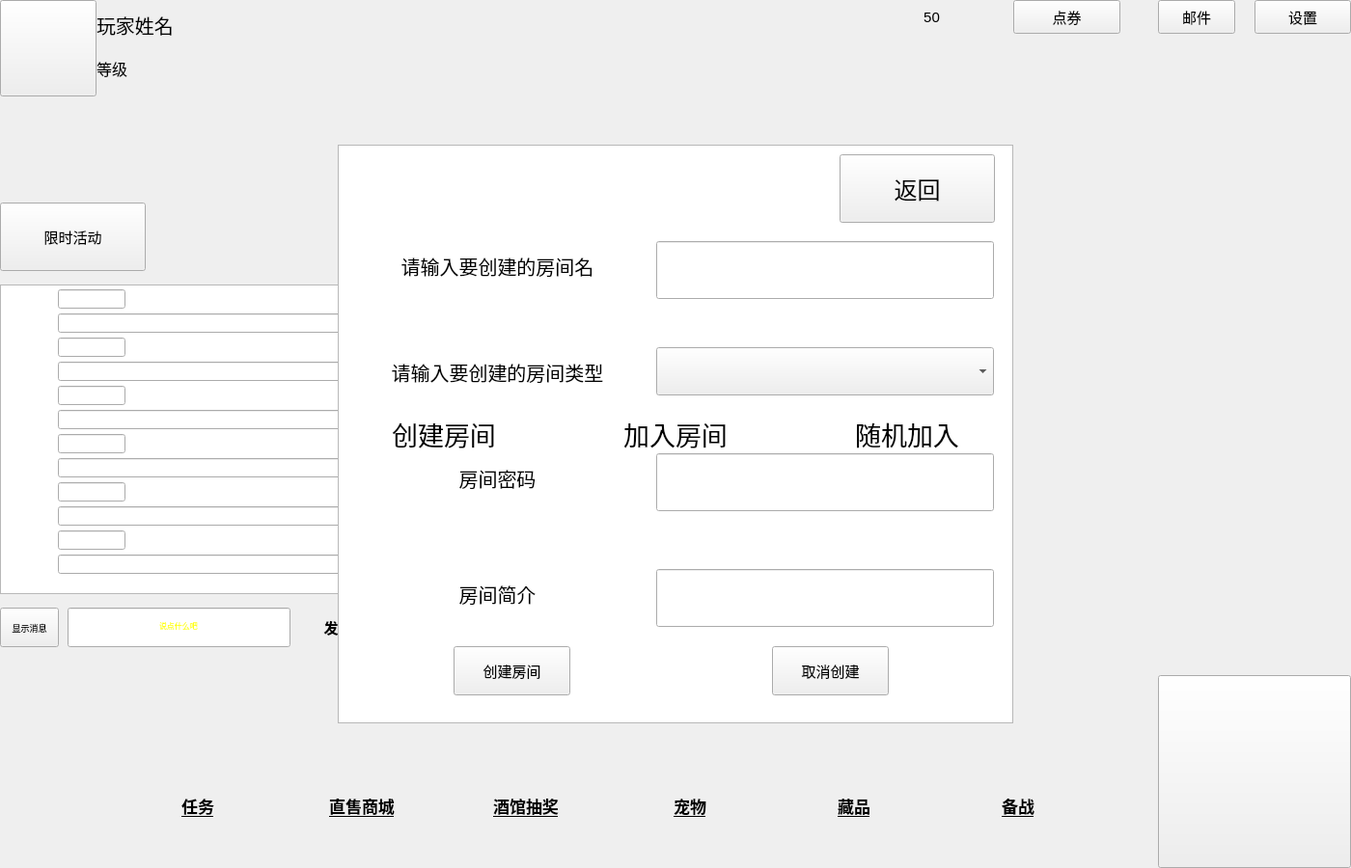
<?xml version="1.0" encoding="UTF-8"?>
<ui version="4.0">
 <class>Game_MainPage</class>
 <widget class="QMainWindow" name="Game_MainPage">
  <property name="geometry">
   <rect>
    <x>0</x>
    <y>0</y>
    <width>1400</width>
    <height>900</height>
   </rect>
  </property>
  <property name="font">
   <font>
    <pointsize>11</pointsize>
   </font>
  </property>
  <property name="cursor">
   <cursorShape>ArrowCursor</cursorShape>
  </property>
  <property name="windowTitle">
   <string>MainWindow</string>
  </property>
  <widget class="QWidget" name="centralwidget">
   <widget class="QPushButton" name="pushButton_Touxiang">
    <property name="geometry">
     <rect>
      <x>0</x>
      <y>0</y>
      <width>100</width>
      <height>100</height>
     </rect>
    </property>
    <property name="text">
     <string/>
    </property>
   </widget>
   <widget class="QLabel" name="label_name">
    <property name="geometry">
     <rect>
      <x>100</x>
      <y>0</y>
      <width>161</width>
      <height>51</height>
     </rect>
    </property>
    <property name="font">
     <font>
      <pointsize>15</pointsize>
     </font>
    </property>
    <property name="text">
     <string>玩家姓名</string>
    </property>
    <property name="alignment">
     <set>Qt::AlignLeading|Qt::AlignLeft|Qt::AlignVCenter</set>
    </property>
   </widget>
   <widget class="QLabel" name="label_level">
    <property name="geometry">
     <rect>
      <x>100</x>
      <y>60</y>
      <width>101</width>
      <height>21</height>
     </rect>
    </property>
    <property name="font">
     <font>
      <pointsize>12</pointsize>
     </font>
    </property>
    <property name="text">
     <string>等级</string>
    </property>
    <property name="alignment">
     <set>Qt::AlignLeading|Qt::AlignLeft|Qt::AlignVCenter</set>
    </property>
   </widget>
   <widget class="QLabel" name="label_Gold">
    <property name="geometry">
     <rect>
      <x>900</x>
      <y>0</y>
      <width>131</width>
      <height>35</height>
     </rect>
    </property>
    <property name="text">
     <string>50</string>
    </property>
    <property name="alignment">
     <set>Qt::AlignCenter</set>
    </property>
   </widget>
   <widget class="QPushButton" name="pushButton_Dianquan">
    <property name="geometry">
     <rect>
      <x>1050</x>
      <y>0</y>
      <width>111</width>
      <height>35</height>
     </rect>
    </property>
    <property name="text">
     <string>点券</string>
    </property>
   </widget>
   <widget class="QPushButton" name="pushButton_Email">
    <property name="geometry">
     <rect>
      <x>1200</x>
      <y>0</y>
      <width>80</width>
      <height>35</height>
     </rect>
    </property>
    <property name="text">
     <string>邮件</string>
    </property>
   </widget>
   <widget class="QPushButton" name="pushButton_Settings">
    <property name="geometry">
     <rect>
      <x>1300</x>
      <y>0</y>
      <width>100</width>
      <height>35</height>
     </rect>
    </property>
    <property name="text">
     <string>设置</string>
    </property>
   </widget>
   <widget class="QPushButton" name="pushButton_StratGame">
    <property name="geometry">
     <rect>
      <x>1200</x>
      <y>700</y>
      <width>200</width>
      <height>200</height>
     </rect>
    </property>
    <property name="minimumSize">
     <size>
      <width>200</width>
      <height>200</height>
     </size>
    </property>
    <property name="maximumSize">
     <size>
      <width>200</width>
      <height>200</height>
     </size>
    </property>
    <property name="font">
     <font>
      <pointsize>21</pointsize>
     </font>
    </property>
    <property name="text">
     <string/>
    </property>
   </widget>
   <widget class="QPushButton" name="pushButton_Task">
    <property name="geometry">
     <rect>
      <x>120</x>
      <y>770</y>
      <width>170</width>
      <height>130</height>
     </rect>
    </property>
    <property name="font">
     <font>
      <pointsize>13</pointsize>
      <bold>true</bold>
      <underline>true</underline>
     </font>
    </property>
    <property name="text">
     <string>任务</string>
    </property>
    <property name="flat">
     <bool>true</bool>
    </property>
   </widget>
   <widget class="QPushButton" name="pushButton_Shopping">
    <property name="geometry">
     <rect>
      <x>290</x>
      <y>770</y>
      <width>170</width>
      <height>130</height>
     </rect>
    </property>
    <property name="font">
     <font>
      <pointsize>13</pointsize>
      <bold>true</bold>
      <underline>true</underline>
     </font>
    </property>
    <property name="text">
     <string>直售商城</string>
    </property>
    <property name="flat">
     <bool>true</bool>
    </property>
   </widget>
   <widget class="QPushButton" name="pushButton_Choujiang">
    <property name="geometry">
     <rect>
      <x>460</x>
      <y>770</y>
      <width>170</width>
      <height>130</height>
     </rect>
    </property>
    <property name="font">
     <font>
      <pointsize>13</pointsize>
      <bold>true</bold>
      <underline>true</underline>
     </font>
    </property>
    <property name="text">
     <string>酒馆抽奖</string>
    </property>
    <property name="flat">
     <bool>true</bool>
    </property>
   </widget>
   <widget class="QPushButton" name="pushButton_Pet">
    <property name="geometry">
     <rect>
      <x>630</x>
      <y>770</y>
      <width>170</width>
      <height>130</height>
     </rect>
    </property>
    <property name="font">
     <font>
      <pointsize>13</pointsize>
      <italic>false</italic>
      <bold>true</bold>
      <underline>true</underline>
      <strikeout>false</strikeout>
      <kerning>false</kerning>
     </font>
    </property>
    <property name="text">
     <string>宠物</string>
    </property>
    <property name="flat">
     <bool>true</bool>
    </property>
   </widget>
   <widget class="QPushButton" name="pushButton_Store">
    <property name="geometry">
     <rect>
      <x>800</x>
      <y>770</y>
      <width>170</width>
      <height>130</height>
     </rect>
    </property>
    <property name="font">
     <font>
      <pointsize>13</pointsize>
      <bold>true</bold>
      <underline>true</underline>
     </font>
    </property>
    <property name="text">
     <string>藏品</string>
    </property>
    <property name="flat">
     <bool>true</bool>
    </property>
   </widget>
   <widget class="QPushButton" name="pushButton_PrepareForWar">
    <property name="geometry">
     <rect>
      <x>970</x>
      <y>770</y>
      <width>170</width>
      <height>130</height>
     </rect>
    </property>
    <property name="font">
     <font>
      <pointsize>13</pointsize>
      <bold>true</bold>
      <underline>true</underline>
     </font>
    </property>
    <property name="text">
     <string>备战</string>
    </property>
    <property name="flat">
     <bool>true</bool>
    </property>
   </widget>
   <widget class="QPushButton" name="pushButton_13">
    <property name="geometry">
     <rect>
      <x>0</x>
      <y>210</y>
      <width>151</width>
      <height>71</height>
     </rect>
    </property>
    <property name="text">
     <string>限时活动</string>
    </property>
   </widget>
   <widget class="QTextEdit" name="textEdit_chat">
    <property name="geometry">
     <rect>
      <x>0</x>
      <y>295</y>
      <width>391</width>
      <height>321</height>
     </rect>
    </property>
    <property name="font">
     <font>
      <pointsize>14</pointsize>
     </font>
    </property>
    <property name="readOnly">
     <bool>true</bool>
    </property>
   </widget>
   <widget class="QPushButton" name="pushButton_SendChatmsg">
    <property name="geometry">
     <rect>
      <x>310</x>
      <y>625</y>
      <width>81</width>
      <height>51</height>
     </rect>
    </property>
    <property name="font">
     <font>
      <pointsize>11</pointsize>
      <italic>false</italic>
      <bold>true</bold>
     </font>
    </property>
    <property name="text">
     <string>发送</string>
    </property>
    <property name="flat">
     <bool>true</bool>
    </property>
   </widget>
   <widget class="QLineEdit" name="lineEdit_ChatmsgMychat">
    <property name="geometry">
     <rect>
      <x>70</x>
      <y>630</y>
      <width>231</width>
      <height>41</height>
     </rect>
    </property>
    <property name="palette">
     <palette>
      <active>
       <colorrole role="Text">
        <brush brushstyle="SolidPattern">
         <color alpha="255">
          <red>255</red>
          <green>255</green>
          <blue>0</blue>
         </color>
        </brush>
       </colorrole>
      </active>
      <inactive>
       <colorrole role="Text">
        <brush brushstyle="SolidPattern">
         <color alpha="255">
          <red>255</red>
          <green>255</green>
          <blue>0</blue>
         </color>
        </brush>
       </colorrole>
      </inactive>
      <disabled>
       <colorrole role="Text">
        <brush brushstyle="SolidPattern">
         <color alpha="255">
          <red>120</red>
          <green>120</green>
          <blue>120</blue>
         </color>
        </brush>
       </colorrole>
      </disabled>
     </palette>
    </property>
    <property name="font">
     <font>
      <pointsize>6</pointsize>
     </font>
    </property>
    <property name="text">
     <string>说点什么吧</string>
    </property>
    <property name="alignment">
     <set>Qt::AlignCenter</set>
    </property>
   </widget>
   <widget class="QPushButton" name="pushButton_ShowChatMsg">
    <property name="geometry">
     <rect>
      <x>0</x>
      <y>630</y>
      <width>61</width>
      <height>41</height>
     </rect>
    </property>
    <property name="font">
     <font>
      <pointsize>7</pointsize>
     </font>
    </property>
    <property name="text">
     <string>显示消息</string>
    </property>
   </widget>
   <widget class="QSlider" name="verticalSlider">
    <property name="geometry">
     <rect>
      <x>420</x>
      <y>300</y>
      <width>21</width>
      <height>311</height>
     </rect>
    </property>
    <property name="cursor">
     <cursorShape>IBeamCursor</cursorShape>
    </property>
    <property name="maximum">
     <number>10</number>
    </property>
    <property name="orientation">
     <enum>Qt::Vertical</enum>
    </property>
   </widget>
   <widget class="QPushButton" name="pushButton_ChatTouxiang1">
    <property name="geometry">
     <rect>
      <x>0</x>
      <y>310</y>
      <width>45</width>
      <height>45</height>
     </rect>
    </property>
    <property name="text">
     <string/>
    </property>
    <property name="flat">
     <bool>true</bool>
    </property>
   </widget>
   <widget class="QLineEdit" name="lineEdit_Chatmsg1">
    <property name="geometry">
     <rect>
      <x>60</x>
      <y>325</y>
      <width>300</width>
      <height>20</height>
     </rect>
    </property>
    <property name="palette">
     <palette>
      <active>
       <colorrole role="Text">
        <brush brushstyle="SolidPattern">
         <color alpha="255">
          <red>255</red>
          <green>255</green>
          <blue>0</blue>
         </color>
        </brush>
       </colorrole>
      </active>
      <inactive>
       <colorrole role="Text">
        <brush brushstyle="SolidPattern">
         <color alpha="255">
          <red>255</red>
          <green>255</green>
          <blue>0</blue>
         </color>
        </brush>
       </colorrole>
      </inactive>
      <disabled>
       <colorrole role="Text">
        <brush brushstyle="SolidPattern">
         <color alpha="255">
          <red>120</red>
          <green>120</green>
          <blue>120</blue>
         </color>
        </brush>
       </colorrole>
      </disabled>
     </palette>
    </property>
    <property name="alignment">
     <set>Qt::AlignLeading|Qt::AlignLeft|Qt::AlignVCenter</set>
    </property>
    <property name="readOnly">
     <bool>true</bool>
    </property>
   </widget>
   <widget class="QPushButton" name="pushButton_ChatTouxiang2">
    <property name="geometry">
     <rect>
      <x>0</x>
      <y>360</y>
      <width>45</width>
      <height>45</height>
     </rect>
    </property>
    <property name="text">
     <string/>
    </property>
    <property name="flat">
     <bool>true</bool>
    </property>
   </widget>
   <widget class="QPushButton" name="pushButton_ChatTouxiang3">
    <property name="geometry">
     <rect>
      <x>0</x>
      <y>410</y>
      <width>45</width>
      <height>45</height>
     </rect>
    </property>
    <property name="text">
     <string/>
    </property>
    <property name="flat">
     <bool>true</bool>
    </property>
   </widget>
   <widget class="QPushButton" name="pushButton_ChatTouxiang4">
    <property name="geometry">
     <rect>
      <x>0</x>
      <y>460</y>
      <width>45</width>
      <height>45</height>
     </rect>
    </property>
    <property name="text">
     <string/>
    </property>
    <property name="flat">
     <bool>true</bool>
    </property>
   </widget>
   <widget class="QLineEdit" name="lineEdit_Chatmsg2">
    <property name="geometry">
     <rect>
      <x>60</x>
      <y>375</y>
      <width>300</width>
      <height>20</height>
     </rect>
    </property>
    <property name="palette">
     <palette>
      <active>
       <colorrole role="Text">
        <brush brushstyle="SolidPattern">
         <color alpha="255">
          <red>255</red>
          <green>255</green>
          <blue>0</blue>
         </color>
        </brush>
       </colorrole>
      </active>
      <inactive>
       <colorrole role="Text">
        <brush brushstyle="SolidPattern">
         <color alpha="255">
          <red>255</red>
          <green>255</green>
          <blue>0</blue>
         </color>
        </brush>
       </colorrole>
      </inactive>
      <disabled>
       <colorrole role="Text">
        <brush brushstyle="SolidPattern">
         <color alpha="255">
          <red>120</red>
          <green>120</green>
          <blue>120</blue>
         </color>
        </brush>
       </colorrole>
      </disabled>
     </palette>
    </property>
    <property name="alignment">
     <set>Qt::AlignLeading|Qt::AlignLeft|Qt::AlignVCenter</set>
    </property>
    <property name="readOnly">
     <bool>true</bool>
    </property>
   </widget>
   <widget class="QLineEdit" name="lineEdit_Chatmsg3">
    <property name="geometry">
     <rect>
      <x>60</x>
      <y>425</y>
      <width>300</width>
      <height>20</height>
     </rect>
    </property>
    <property name="palette">
     <palette>
      <active>
       <colorrole role="Text">
        <brush brushstyle="SolidPattern">
         <color alpha="255">
          <red>255</red>
          <green>255</green>
          <blue>0</blue>
         </color>
        </brush>
       </colorrole>
      </active>
      <inactive>
       <colorrole role="Text">
        <brush brushstyle="SolidPattern">
         <color alpha="255">
          <red>255</red>
          <green>255</green>
          <blue>0</blue>
         </color>
        </brush>
       </colorrole>
      </inactive>
      <disabled>
       <colorrole role="Text">
        <brush brushstyle="SolidPattern">
         <color alpha="255">
          <red>120</red>
          <green>120</green>
          <blue>120</blue>
         </color>
        </brush>
       </colorrole>
      </disabled>
     </palette>
    </property>
    <property name="alignment">
     <set>Qt::AlignLeading|Qt::AlignLeft|Qt::AlignVCenter</set>
    </property>
    <property name="readOnly">
     <bool>true</bool>
    </property>
   </widget>
   <widget class="QLineEdit" name="lineEdit_Chatmsg4">
    <property name="geometry">
     <rect>
      <x>60</x>
      <y>475</y>
      <width>300</width>
      <height>20</height>
     </rect>
    </property>
    <property name="palette">
     <palette>
      <active>
       <colorrole role="Text">
        <brush brushstyle="SolidPattern">
         <color alpha="255">
          <red>255</red>
          <green>255</green>
          <blue>0</blue>
         </color>
        </brush>
       </colorrole>
      </active>
      <inactive>
       <colorrole role="Text">
        <brush brushstyle="SolidPattern">
         <color alpha="255">
          <red>255</red>
          <green>255</green>
          <blue>0</blue>
         </color>
        </brush>
       </colorrole>
      </inactive>
      <disabled>
       <colorrole role="Text">
        <brush brushstyle="SolidPattern">
         <color alpha="255">
          <red>120</red>
          <green>120</green>
          <blue>120</blue>
         </color>
        </brush>
       </colorrole>
      </disabled>
     </palette>
    </property>
    <property name="layoutDirection">
     <enum>Qt::LeftToRight</enum>
    </property>
    <property name="alignment">
     <set>Qt::AlignLeading|Qt::AlignLeft|Qt::AlignVCenter</set>
    </property>
    <property name="readOnly">
     <bool>true</bool>
    </property>
   </widget>
   <widget class="QPushButton" name="pushButton_ChatTouxiang1_2">
    <property name="geometry">
     <rect>
      <x>370</x>
      <y>310</y>
      <width>45</width>
      <height>45</height>
     </rect>
    </property>
    <property name="text">
     <string/>
    </property>
    <property name="flat">
     <bool>true</bool>
    </property>
   </widget>
   <widget class="QPushButton" name="pushButton_ChatTouxiang2_2">
    <property name="geometry">
     <rect>
      <x>370</x>
      <y>360</y>
      <width>45</width>
      <height>45</height>
     </rect>
    </property>
    <property name="text">
     <string/>
    </property>
    <property name="flat">
     <bool>true</bool>
    </property>
   </widget>
   <widget class="QPushButton" name="pushButton_ChatTouxiang3_2">
    <property name="geometry">
     <rect>
      <x>370</x>
      <y>410</y>
      <width>45</width>
      <height>45</height>
     </rect>
    </property>
    <property name="text">
     <string/>
    </property>
    <property name="flat">
     <bool>true</bool>
    </property>
   </widget>
   <widget class="QPushButton" name="pushButton_ChatTouxiang4_2">
    <property name="geometry">
     <rect>
      <x>370</x>
      <y>460</y>
      <width>45</width>
      <height>45</height>
     </rect>
    </property>
    <property name="text">
     <string/>
    </property>
    <property name="default">
     <bool>false</bool>
    </property>
    <property name="flat">
     <bool>true</bool>
    </property>
   </widget>
   <widget class="QLineEdit" name="lineEdit_Chatname1">
    <property name="geometry">
     <rect>
      <x>60</x>
      <y>300</y>
      <width>70</width>
      <height>20</height>
     </rect>
    </property>
    <property name="palette">
     <palette>
      <active>
       <colorrole role="Text">
        <brush brushstyle="SolidPattern">
         <color alpha="255">
          <red>255</red>
          <green>255</green>
          <blue>0</blue>
         </color>
        </brush>
       </colorrole>
      </active>
      <inactive>
       <colorrole role="Text">
        <brush brushstyle="SolidPattern">
         <color alpha="255">
          <red>255</red>
          <green>255</green>
          <blue>0</blue>
         </color>
        </brush>
       </colorrole>
      </inactive>
      <disabled>
       <colorrole role="Text">
        <brush brushstyle="SolidPattern">
         <color alpha="255">
          <red>120</red>
          <green>120</green>
          <blue>120</blue>
         </color>
        </brush>
       </colorrole>
      </disabled>
     </palette>
    </property>
    <property name="font">
     <font>
      <pointsize>7</pointsize>
     </font>
    </property>
    <property name="alignment">
     <set>Qt::AlignCenter</set>
    </property>
   </widget>
   <widget class="QLineEdit" name="lineEdit_Chatname2">
    <property name="geometry">
     <rect>
      <x>60</x>
      <y>350</y>
      <width>70</width>
      <height>20</height>
     </rect>
    </property>
    <property name="palette">
     <palette>
      <active>
       <colorrole role="Text">
        <brush brushstyle="SolidPattern">
         <color alpha="255">
          <red>255</red>
          <green>255</green>
          <blue>0</blue>
         </color>
        </brush>
       </colorrole>
      </active>
      <inactive>
       <colorrole role="Text">
        <brush brushstyle="SolidPattern">
         <color alpha="255">
          <red>255</red>
          <green>255</green>
          <blue>0</blue>
         </color>
        </brush>
       </colorrole>
      </inactive>
      <disabled>
       <colorrole role="Text">
        <brush brushstyle="SolidPattern">
         <color alpha="255">
          <red>120</red>
          <green>120</green>
          <blue>120</blue>
         </color>
        </brush>
       </colorrole>
      </disabled>
     </palette>
    </property>
    <property name="font">
     <font>
      <pointsize>7</pointsize>
     </font>
    </property>
    <property name="alignment">
     <set>Qt::AlignCenter</set>
    </property>
   </widget>
   <widget class="QLineEdit" name="lineEdit_Chatname3">
    <property name="geometry">
     <rect>
      <x>60</x>
      <y>400</y>
      <width>70</width>
      <height>20</height>
     </rect>
    </property>
    <property name="palette">
     <palette>
      <active>
       <colorrole role="Text">
        <brush brushstyle="SolidPattern">
         <color alpha="255">
          <red>255</red>
          <green>255</green>
          <blue>0</blue>
         </color>
        </brush>
       </colorrole>
      </active>
      <inactive>
       <colorrole role="Text">
        <brush brushstyle="SolidPattern">
         <color alpha="255">
          <red>255</red>
          <green>255</green>
          <blue>0</blue>
         </color>
        </brush>
       </colorrole>
      </inactive>
      <disabled>
       <colorrole role="Text">
        <brush brushstyle="SolidPattern">
         <color alpha="255">
          <red>120</red>
          <green>120</green>
          <blue>120</blue>
         </color>
        </brush>
       </colorrole>
      </disabled>
     </palette>
    </property>
    <property name="font">
     <font>
      <pointsize>7</pointsize>
     </font>
    </property>
    <property name="alignment">
     <set>Qt::AlignCenter</set>
    </property>
   </widget>
   <widget class="QLineEdit" name="lineEdit_Chatname4">
    <property name="geometry">
     <rect>
      <x>60</x>
      <y>450</y>
      <width>70</width>
      <height>20</height>
     </rect>
    </property>
    <property name="palette">
     <palette>
      <active>
       <colorrole role="Text">
        <brush brushstyle="SolidPattern">
         <color alpha="255">
          <red>255</red>
          <green>255</green>
          <blue>0</blue>
         </color>
        </brush>
       </colorrole>
      </active>
      <inactive>
       <colorrole role="Text">
        <brush brushstyle="SolidPattern">
         <color alpha="255">
          <red>255</red>
          <green>255</green>
          <blue>0</blue>
         </color>
        </brush>
       </colorrole>
      </inactive>
      <disabled>
       <colorrole role="Text">
        <brush brushstyle="SolidPattern">
         <color alpha="255">
          <red>120</red>
          <green>120</green>
          <blue>120</blue>
         </color>
        </brush>
       </colorrole>
      </disabled>
     </palette>
    </property>
    <property name="font">
     <font>
      <pointsize>7</pointsize>
     </font>
    </property>
    <property name="alignment">
     <set>Qt::AlignCenter</set>
    </property>
   </widget>
   <widget class="QPushButton" name="pushButton_ChatTouxiang5">
    <property name="geometry">
     <rect>
      <x>0</x>
      <y>510</y>
      <width>45</width>
      <height>45</height>
     </rect>
    </property>
    <property name="text">
     <string/>
    </property>
    <property name="flat">
     <bool>true</bool>
    </property>
   </widget>
   <widget class="QPushButton" name="pushButton_ChatTouxiang6">
    <property name="geometry">
     <rect>
      <x>0</x>
      <y>560</y>
      <width>45</width>
      <height>45</height>
     </rect>
    </property>
    <property name="text">
     <string/>
    </property>
    <property name="flat">
     <bool>true</bool>
    </property>
   </widget>
   <widget class="QPushButton" name="pushButton_ChatTouxiang5_2">
    <property name="geometry">
     <rect>
      <x>370</x>
      <y>510</y>
      <width>45</width>
      <height>45</height>
     </rect>
    </property>
    <property name="text">
     <string/>
    </property>
    <property name="flat">
     <bool>true</bool>
    </property>
   </widget>
   <widget class="QPushButton" name="pushButton_ChatTouxiang6_2">
    <property name="geometry">
     <rect>
      <x>370</x>
      <y>560</y>
      <width>45</width>
      <height>45</height>
     </rect>
    </property>
    <property name="text">
     <string/>
    </property>
    <property name="flat">
     <bool>true</bool>
    </property>
   </widget>
   <widget class="QLineEdit" name="lineEdit_Chatmsg5">
    <property name="geometry">
     <rect>
      <x>60</x>
      <y>525</y>
      <width>300</width>
      <height>20</height>
     </rect>
    </property>
    <property name="palette">
     <palette>
      <active>
       <colorrole role="Text">
        <brush brushstyle="SolidPattern">
         <color alpha="255">
          <red>255</red>
          <green>255</green>
          <blue>0</blue>
         </color>
        </brush>
       </colorrole>
      </active>
      <inactive>
       <colorrole role="Text">
        <brush brushstyle="SolidPattern">
         <color alpha="255">
          <red>255</red>
          <green>255</green>
          <blue>0</blue>
         </color>
        </brush>
       </colorrole>
      </inactive>
      <disabled>
       <colorrole role="Text">
        <brush brushstyle="SolidPattern">
         <color alpha="255">
          <red>120</red>
          <green>120</green>
          <blue>120</blue>
         </color>
        </brush>
       </colorrole>
      </disabled>
     </palette>
    </property>
    <property name="layoutDirection">
     <enum>Qt::LeftToRight</enum>
    </property>
    <property name="alignment">
     <set>Qt::AlignLeading|Qt::AlignLeft|Qt::AlignVCenter</set>
    </property>
    <property name="readOnly">
     <bool>true</bool>
    </property>
   </widget>
   <widget class="QLineEdit" name="lineEdit_Chatmsg6">
    <property name="geometry">
     <rect>
      <x>60</x>
      <y>575</y>
      <width>300</width>
      <height>20</height>
     </rect>
    </property>
    <property name="palette">
     <palette>
      <active>
       <colorrole role="Text">
        <brush brushstyle="SolidPattern">
         <color alpha="255">
          <red>255</red>
          <green>255</green>
          <blue>0</blue>
         </color>
        </brush>
       </colorrole>
      </active>
      <inactive>
       <colorrole role="Text">
        <brush brushstyle="SolidPattern">
         <color alpha="255">
          <red>255</red>
          <green>255</green>
          <blue>0</blue>
         </color>
        </brush>
       </colorrole>
      </inactive>
      <disabled>
       <colorrole role="Text">
        <brush brushstyle="SolidPattern">
         <color alpha="255">
          <red>120</red>
          <green>120</green>
          <blue>120</blue>
         </color>
        </brush>
       </colorrole>
      </disabled>
     </palette>
    </property>
    <property name="layoutDirection">
     <enum>Qt::LeftToRight</enum>
    </property>
    <property name="alignment">
     <set>Qt::AlignLeading|Qt::AlignLeft|Qt::AlignVCenter</set>
    </property>
    <property name="readOnly">
     <bool>true</bool>
    </property>
   </widget>
   <widget class="QLineEdit" name="lineEdit_Chatname5">
    <property name="geometry">
     <rect>
      <x>60</x>
      <y>500</y>
      <width>70</width>
      <height>20</height>
     </rect>
    </property>
    <property name="palette">
     <palette>
      <active>
       <colorrole role="Text">
        <brush brushstyle="SolidPattern">
         <color alpha="255">
          <red>255</red>
          <green>255</green>
          <blue>0</blue>
         </color>
        </brush>
       </colorrole>
      </active>
      <inactive>
       <colorrole role="Text">
        <brush brushstyle="SolidPattern">
         <color alpha="255">
          <red>255</red>
          <green>255</green>
          <blue>0</blue>
         </color>
        </brush>
       </colorrole>
      </inactive>
      <disabled>
       <colorrole role="Text">
        <brush brushstyle="SolidPattern">
         <color alpha="255">
          <red>120</red>
          <green>120</green>
          <blue>120</blue>
         </color>
        </brush>
       </colorrole>
      </disabled>
     </palette>
    </property>
    <property name="font">
     <font>
      <pointsize>7</pointsize>
     </font>
    </property>
    <property name="alignment">
     <set>Qt::AlignCenter</set>
    </property>
   </widget>
   <widget class="QLineEdit" name="lineEdit_Chatname6">
    <property name="geometry">
     <rect>
      <x>60</x>
      <y>550</y>
      <width>70</width>
      <height>20</height>
     </rect>
    </property>
    <property name="palette">
     <palette>
      <active>
       <colorrole role="Text">
        <brush brushstyle="SolidPattern">
         <color alpha="255">
          <red>255</red>
          <green>255</green>
          <blue>0</blue>
         </color>
        </brush>
       </colorrole>
      </active>
      <inactive>
       <colorrole role="Text">
        <brush brushstyle="SolidPattern">
         <color alpha="255">
          <red>255</red>
          <green>255</green>
          <blue>0</blue>
         </color>
        </brush>
       </colorrole>
      </inactive>
      <disabled>
       <colorrole role="Text">
        <brush brushstyle="SolidPattern">
         <color alpha="255">
          <red>120</red>
          <green>120</green>
          <blue>120</blue>
         </color>
        </brush>
       </colorrole>
      </disabled>
     </palette>
    </property>
    <property name="font">
     <font>
      <pointsize>7</pointsize>
     </font>
    </property>
    <property name="alignment">
     <set>Qt::AlignCenter</set>
    </property>
   </widget>
   <widget class="QTextEdit" name="textEdit_StartRoom">
    <property name="geometry">
     <rect>
      <x>350</x>
      <y>150</y>
      <width>700</width>
      <height>600</height>
     </rect>
    </property>
    <property name="readOnly">
     <bool>true</bool>
    </property>
   </widget>
   <widget class="QPushButton" name="pushButton_CreateRoom">
    <property name="geometry">
     <rect>
      <x>350</x>
      <y>350</y>
      <width>220</width>
      <height>200</height>
     </rect>
    </property>
    <property name="font">
     <font>
      <pointsize>20</pointsize>
     </font>
    </property>
    <property name="text">
     <string>创建房间</string>
    </property>
    <property name="flat">
     <bool>true</bool>
    </property>
   </widget>
   <widget class="QPushButton" name="pushButton_Join_Room">
    <property name="geometry">
     <rect>
      <x>590</x>
      <y>350</y>
      <width>220</width>
      <height>200</height>
     </rect>
    </property>
    <property name="font">
     <font>
      <pointsize>20</pointsize>
     </font>
    </property>
    <property name="text">
     <string>加入房间</string>
    </property>
    <property name="flat">
     <bool>true</bool>
    </property>
   </widget>
   <widget class="QPushButton" name="pushButton_JoinRandomRoom">
    <property name="geometry">
     <rect>
      <x>830</x>
      <y>350</y>
      <width>220</width>
      <height>200</height>
     </rect>
    </property>
    <property name="font">
     <font>
      <pointsize>20</pointsize>
     </font>
    </property>
    <property name="text">
     <string>随机加入</string>
    </property>
    <property name="flat">
     <bool>true</bool>
    </property>
   </widget>
   <widget class="QPushButton" name="pushButton_Room_back">
    <property name="geometry">
     <rect>
      <x>870</x>
      <y>160</y>
      <width>161</width>
      <height>71</height>
     </rect>
    </property>
    <property name="font">
     <font>
      <pointsize>18</pointsize>
     </font>
    </property>
    <property name="text">
     <string>返回</string>
    </property>
   </widget>
   <widget class="QLineEdit" name="lineEdit_CreateRoom">
    <property name="geometry">
     <rect>
      <x>680</x>
      <y>250</y>
      <width>350</width>
      <height>60</height>
     </rect>
    </property>
    <property name="font">
     <font>
      <pointsize>15</pointsize>
     </font>
    </property>
    <property name="alignment">
     <set>Qt::AlignCenter</set>
    </property>
   </widget>
   <widget class="QLabel" name="label_CreateRoomName">
    <property name="geometry">
     <rect>
      <x>360</x>
      <y>240</y>
      <width>311</width>
      <height>71</height>
     </rect>
    </property>
    <property name="font">
     <font>
      <pointsize>15</pointsize>
     </font>
    </property>
    <property name="text">
     <string>请输入要创建的房间名</string>
    </property>
    <property name="alignment">
     <set>Qt::AlignCenter</set>
    </property>
   </widget>
   <widget class="QLabel" name="label_CreateRoomFlag">
    <property name="geometry">
     <rect>
      <x>360</x>
      <y>350</y>
      <width>311</width>
      <height>71</height>
     </rect>
    </property>
    <property name="font">
     <font>
      <pointsize>15</pointsize>
     </font>
    </property>
    <property name="text">
     <string>请输入要创建的房间类型</string>
    </property>
    <property name="alignment">
     <set>Qt::AlignCenter</set>
    </property>
   </widget>
   <widget class="QComboBox" name="comboBox_CreateRoomFlag">
    <property name="geometry">
     <rect>
      <x>680</x>
      <y>360</y>
      <width>350</width>
      <height>50</height>
     </rect>
    </property>
    <property name="font">
     <font>
      <pointsize>15</pointsize>
     </font>
    </property>
   </widget>
   <widget class="QLabel" name="label_CreateRoomPasswd">
    <property name="geometry">
     <rect>
      <x>360</x>
      <y>460</y>
      <width>311</width>
      <height>71</height>
     </rect>
    </property>
    <property name="font">
     <font>
      <pointsize>15</pointsize>
     </font>
    </property>
    <property name="text">
     <string>房间密码</string>
    </property>
    <property name="alignment">
     <set>Qt::AlignCenter</set>
    </property>
   </widget>
   <widget class="QLineEdit" name="lineEdit_CreateRoomPasswd">
    <property name="geometry">
     <rect>
      <x>680</x>
      <y>470</y>
      <width>350</width>
      <height>60</height>
     </rect>
    </property>
    <property name="font">
     <font>
      <pointsize>15</pointsize>
     </font>
    </property>
    <property name="alignment">
     <set>Qt::AlignCenter</set>
    </property>
   </widget>
   <widget class="QLabel" name="label_CreateRoomDescription">
    <property name="geometry">
     <rect>
      <x>360</x>
      <y>580</y>
      <width>311</width>
      <height>71</height>
     </rect>
    </property>
    <property name="font">
     <font>
      <pointsize>15</pointsize>
     </font>
    </property>
    <property name="text">
     <string>房间简介</string>
    </property>
    <property name="alignment">
     <set>Qt::AlignCenter</set>
    </property>
   </widget>
   <widget class="QLineEdit" name="lineEdit_CreateRoomDescription">
    <property name="geometry">
     <rect>
      <x>680</x>
      <y>590</y>
      <width>350</width>
      <height>60</height>
     </rect>
    </property>
    <property name="font">
     <font>
      <pointsize>15</pointsize>
     </font>
    </property>
    <property name="alignment">
     <set>Qt::AlignCenter</set>
    </property>
   </widget>
   <widget class="QPushButton" name="pushButton_CreateRoomShow">
    <property name="geometry">
     <rect>
      <x>470</x>
      <y>670</y>
      <width>121</width>
      <height>51</height>
     </rect>
    </property>
    <property name="text">
     <string>创建房间</string>
    </property>
   </widget>
   <widget class="QPushButton" name="pushButton_CreateRoomBack">
    <property name="geometry">
     <rect>
      <x>800</x>
      <y>670</y>
      <width>121</width>
      <height>51</height>
     </rect>
    </property>
    <property name="text">
     <string>取消创建</string>
    </property>
   </widget>
  </widget>
 </widget>
 <resources/>
 <connections/>
</ui>
